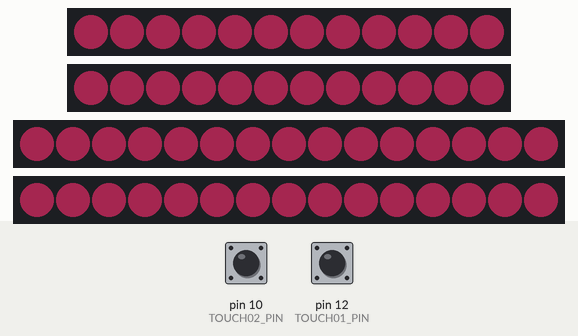
Recording of a sketch running on a simulated Arduino Uno, built with avr-gcc and run on an emulated ATmega328P. Shown: 2 × 12 RGB LEDs in strip order, left to right, 2 × 15 RGB LEDs in strip order, left to right. The test bench sets the inputs (shaded band); at power-on: pin 10 (TOUCH02_PIN) LOW, pin 12 (TOUCH01_PIN) LOW. Dim RGB values are drawn brighter than linear; the strip is taken to match the declared colour order.

Above: at 6.0 s.
8.2 s: pin 10 (TOUCH02_PIN) pulled HIGH for 3.2 s
At 8.5 s:
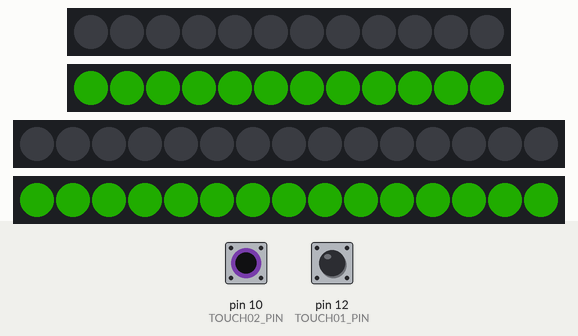
At 13.0 s:
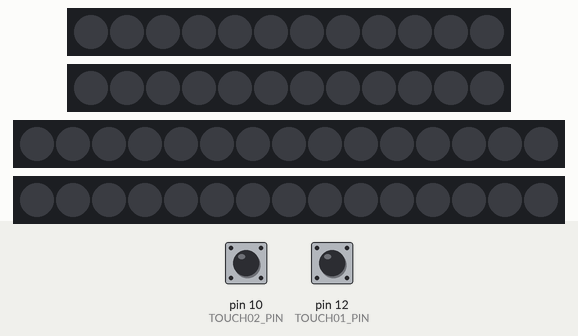
13.3 s: pin 12 (TOUCH01_PIN) pulled HIGH for 0.15 s
At 13.6 s:
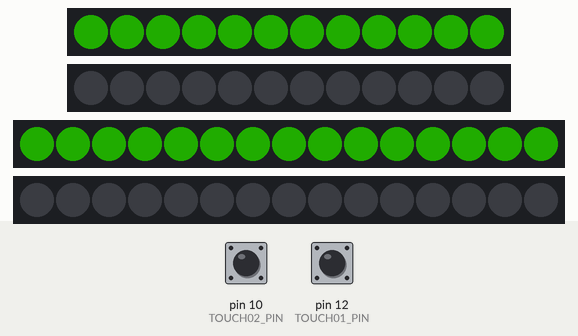
15.6 s: pin 12 (TOUCH01_PIN) pulled HIGH for 3.2 s
Timing chart, 0 to 18.6 s (numbered marks = the images above; inputs shaded):
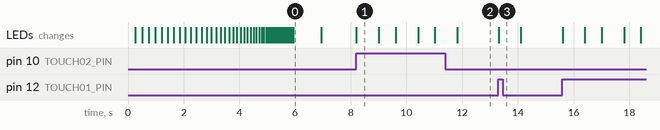

Measured:
- after the input at 8.2 s, the LEDs: change at once (image 1)
- after the input at 13.3 s, the LEDs: change at once (image 3)
- what the display in image 0 shows lasts 1.0 s, from 5.9 s to 6.9 s
- what the display in image 1 shows lasts 0.8 s, from 8.2 s to 9.0 s

The sketch:

full_lights.ino
```cpp
#include <Adafruit_NeoPixel.h>
#define PIXEL_COUNT_REAR 12
#define PIXEL_COUNT_FRONT 15
#define PIXEL_PIN_REAR_LEFT 7
#define PIXEL_PIN_REAR_RIGHT 6
#define PIXEL_PIN_FRONT_LEFT 9
#define PIXEL_PIN_FRONT_RIGHT 8
#define TOUCH01_VCC_PIN 13
#define TOUCH01_PIN 12
#define TOUCH02_VCC_PIN 11
#define TOUCH02_PIN 10

Adafruit_NeoPixel strip_RL = Adafruit_NeoPixel(PIXEL_COUNT_REAR, PIXEL_PIN_REAR_LEFT, NEO_RGB + NEO_KHZ800);
Adafruit_NeoPixel strip_RR = Adafruit_NeoPixel(PIXEL_COUNT_REAR, PIXEL_PIN_REAR_RIGHT, NEO_RGB + NEO_KHZ800);
Adafruit_NeoPixel strip_FL = Adafruit_NeoPixel(PIXEL_COUNT_FRONT, PIXEL_PIN_FRONT_LEFT, NEO_RGB + NEO_KHZ800);
Adafruit_NeoPixel strip_FR = Adafruit_NeoPixel(PIXEL_COUNT_FRONT, PIXEL_PIN_FRONT_RIGHT, NEO_RGB + NEO_KHZ800);

// Lets define some global colors
uint32_t ColorRED;
uint32_t ColorGREEN;
uint32_t ColorBLUE;
uint32_t ColorOFF;
uint32_t ColorFLASH;
uint32_t ColorSTART;
uint32_t ColorTURN;
uint32_t ColorHEADLIGHTS;
uint32_t ColorTAILLIGHTS;
uint32_t ColorBRAKELIGHT;
int DayTimeBrightness;
int NightTimeBrightness;
int touch01_value;
int touch02_value;
int running_lights;

void setup() {
 strip_RL.begin();
 strip_RR.begin();
 strip_RL.clear();
 strip_RR.clear();
 strip_RL.show();
 strip_RR.show();
 strip_FL.begin();
 strip_FR.begin();
 strip_FL.clear();
 strip_FR.clear();
 strip_FL.show();
 strip_FR.show();

// Setting brightness - will be later adjusted automatically by a photo element
 DayTimeBrightness=50;
 NightTimeBrightness=200;

 strip_RL.setBrightness(DayTimeBrightness);
 strip_RR.setBrightness(DayTimeBrightness);
 strip_FL.setBrightness(DayTimeBrightness);
 strip_FR.setBrightness(DayTimeBrightness);

// Lets set the colors here and use them anywhere ;)
// my strip has GREEN - RED - BLUE setup
 ColorGREEN=strip_RL.Color(255,0,0);
 ColorRED=strip_RL.Color(0,255,0);
 ColorBLUE=strip_RL.Color(0,0,255);
 ColorOFF=strip_RL.Color(0,0,0);
 ColorFLASH=strip_RL.Color(40,255,0);
 ColorSTART=strip_RL.Color(200,50,100);
 ColorTURN=strip_RL.Color(50,250,0);
 ColorHEADLIGHTS=strip_RL.Color(250,250,250);
 ColorTAILLIGHTS=strip_RL.Color(10,180,10);
 ColorBRAKELIGHT=strip_RL.Color(0,250,0);

// Startup lights
 StartMeUp();

 pinMode(TOUCH01_VCC_PIN, OUTPUT);
 pinMode(TOUCH01_PIN, INPUT);
 digitalWrite(TOUCH01_VCC_PIN, HIGH); // power ON touch 01 button

 pinMode(TOUCH02_VCC_PIN, OUTPUT);
 pinMode(TOUCH02_PIN, INPUT);
 digitalWrite(TOUCH02_VCC_PIN, HIGH); // power ON touch 02 button

 running_lights=0;
}

void SetBrightness(int Value) {
 if (Value>0) {
  strip_RL.setBrightness(Value);
  strip_RR.setBrightness(Value);
  strip_FL.setBrightness(Value);
  strip_FR.setBrightness(Value);
 }
}

// Filling the whole strip at once
// 0 - rear (default)
// 1 - left
// 2 - right
// 3 - front+rear
// 4 - front
void FullFill_All(int Side, uint32_t PixelColor) {
  switch (Side) {
    case 1:
      for(int i=0; i<PIXEL_COUNT_REAR; i++) {
        strip_RL.setPixelColor(i, PixelColor);
      }
      for(int i=0; i<PIXEL_COUNT_FRONT; i++) {
        strip_FL.setPixelColor(i, PixelColor);
      }
      strip_RL.show();
      strip_FL.show();
    break;

    case 2:
      for(int i=0; i<PIXEL_COUNT_REAR; i++) {
        strip_RR.setPixelColor(i, PixelColor);
      }
      for(int i=0; i<PIXEL_COUNT_FRONT; i++) {
        strip_FR.setPixelColor(i, PixelColor);
      }
      strip_RR.show();
      strip_FR.show();
    break;

    case 3:
      for(int i=0; i<PIXEL_COUNT_REAR; i++) {
        strip_RL.setPixelColor(i, PixelColor);
        strip_RR.setPixelColor(i, PixelColor);
      }
      for(int i=0; i<PIXEL_COUNT_FRONT; i++) {
        strip_FL.setPixelColor(i, PixelColor);
        strip_FR.setPixelColor(i, PixelColor);
      }
      strip_RL.show();
      strip_RR.show();
      strip_FL.show();
      strip_FR.show();
    break;

    case 4:
      for(int i=0; i<PIXEL_COUNT_FRONT; i++) {
        strip_FL.setPixelColor(i, PixelColor);
        strip_FR.setPixelColor(i, PixelColor);
      }
      strip_FL.show();
      strip_FR.show();
    break;

    default:
      for(int i=0; i<PIXEL_COUNT_REAR; i++) {
        strip_RL.setPixelColor(i, PixelColor);
        strip_RR.setPixelColor(i, PixelColor);
      }
      strip_RL.show();
      strip_RR.show();
    break;
  }
}

// This will make a three fast flashes in orange color. This will be turned on by our hazard lights switch, so the Lenght is just for testing
void Flashing_Hazard(int Lenght) {
  FullFill_All(3, ColorOFF);
  for(int i=0; i<Lenght; i++) {
    for(int j=0; j<4; j++) {
      FullFill_All(3, ColorFLASH);
      delay(60);
      FullFill_All(3, ColorOFF);
      delay(40);
    }
  FullFill_All(3, ColorOFF);
  delay(700);
  }
}

// Brake signal, three fast blinks, no pause
void Brake_Light() {
  FullFill_All(0, ColorOFF);
  for(int i=0; i<3; i++) {
    FullFill_All(0, ColorBRAKELIGHT);
    delay(100);
    FullFill_All(0, ColorOFF);
    delay(80);
  FullFill_All(0, ColorOFF);
  }
}

// Left turn signal, one blink with pause
void Left_Turn() {
  FullFill_All(1, ColorOFF);
  FullFill_All(1, ColorTURN);
  delay(800);
  FullFill_All(1, ColorOFF);
  delay(600);
}

// Right turn signal, one blink with pause
void Right_Turn() {
  FullFill_All(2, ColorOFF);
  FullFill_All(2, ColorTURN);
  delay(800);
  FullFill_All(2, ColorOFF);
  delay(600);
}

// This is a fancy startup effect, will be played everytime Arduino boots up
void StartMeUp() {
  int k;
  FullFill_All(3, ColorOFF);
  int ThisDelay = 250;
  for(int j=0; j<3; j++) {
    for(int i=0; i<PIXEL_COUNT_REAR; i++) {
      if ((j==0) || (j==2)) {
       k=PIXEL_COUNT_REAR-i;
      } else {
        k=i;
      }
      FullFill_All(3, ColorOFF);
      strip_RL.setPixelColor(i, ColorSTART);
      strip_RR.setPixelColor(PIXEL_COUNT_REAR-i-1, ColorSTART);
      strip_FL.setPixelColor(k, ColorSTART);
      strip_FR.setPixelColor(PIXEL_COUNT_REAR-k, ColorSTART);
      ThisDelay=ThisDelay-6;
      strip_RL.show();
      strip_RR.show();
      strip_FL.show();
      strip_FR.show();
      delay(ThisDelay);
    }
    FullFill_All(3, ColorOFF);
  }
  for(int i=0; i<PIXEL_COUNT_REAR; i++) {
    strip_RL.setPixelColor(i, ColorSTART);
    strip_RR.setPixelColor(PIXEL_COUNT_REAR-i, ColorSTART);
    strip_FL.setPixelColor(i, ColorSTART);
    strip_FR.setPixelColor(PIXEL_COUNT_REAR-i+2, ColorSTART);
    ThisDelay=ThisDelay-10;
    strip_RL.show();
    strip_RR.show();
    strip_FL.show();
    strip_FR.show();
    delay(50);
  }
  FullFill_All(3, ColorSTART);
  delay(1000);
  FullFill_All(3, ColorOFF);
}

void loop() {
int prepare_light;

// Lets read both buttons
 touch01_value = digitalRead(TOUCH01_PIN);
 touch02_value = digitalRead(TOUCH02_PIN);

// We will put both values in single variable for easier evaluation
 prepare_light=touch01_value+(10*touch02_value);

// Lets switch the lights on...
 switch (prepare_light) {
  case 0:
  break;

// If button 1 is pressed, and button 2 was active we turn off button 2 (just
// because of the backlight) and turn on button 1 lights
  case 1:
   if (running_lights==10) {
    digitalWrite(TOUCH02_VCC_PIN, LOW); // power OFF touch 01 button
   }
   running_lights=1;
   Left_Turn();
   digitalWrite(TOUCH02_VCC_PIN, HIGH); // power ON touch 01 button
  break;

// If button 2 is pressed, and button 1 was active we turn off button 1 (just
// because of the backlight) and turn on button 2 lights
  case 10:
   if (running_lights==1) {
    digitalWrite(TOUCH01_VCC_PIN, LOW); // power OFF touch 01 button
   }
   running_lights=10;
   Right_Turn();
   digitalWrite(TOUCH01_VCC_PIN, HIGH); // power ON touch 01 button
  break;


// In case we pressed second button while the first one was active we will
// turn off the first button and activate the routine that will light the
// second action (the other turn signal)
  default:
  case 11:
   switch (running_lights) {
    case 1:
     digitalWrite(TOUCH01_VCC_PIN, LOW); // power OFF touch 01 button
     running_lights=10;
     Right_Turn();
     digitalWrite(TOUCH01_VCC_PIN, HIGH); // power ON touch 01 button
    break;

    case 10:
     digitalWrite(TOUCH02_VCC_PIN, LOW); // power OFF touch 01 button
     running_lights=1;
     Left_Turn();
     digitalWrite(TOUCH02_VCC_PIN, HIGH); // power ON touch 01 button
    break;

    default:
    break;
   }
  break;
 }

// Hazard lights
// Flashing_Hazard(3);

// Left turn signal
// for (int i=0; i<4; i++) {
//  Left_Turn();
// }

// Right turn signal
// for (int i=0; i<4; i++) {
//  Right_Turn();
// }

// Turn on driving lights - daytime
// SetBrightness(DayTimeBrightness);
// FullFill_All(0,ColorTAILLIGHTS);
// FullFill_All(4,ColorHEADLIGHTS);
// delay(5000);

// Turn on driving lights - nighttime
// SetBrightness(NightTimeBrightness);
// FullFill_All(0,ColorTAILLIGHTS);
// FullFill_All(4,ColorHEADLIGHTS);
// delay(5000);

// Brake light
// for (int i=0; i<4; i++) {
//  Brake_Light();
// }

// just to know it's over here -> turn on calm blue color for 5 secs...
// SetBrightness(25);
// FullFill_All(3,ColorBLUE);
// digitalWrite(TOUCH01_VCC_PIN, LOW); // power OFF touch 01 button
// delay(5000);
}
```
